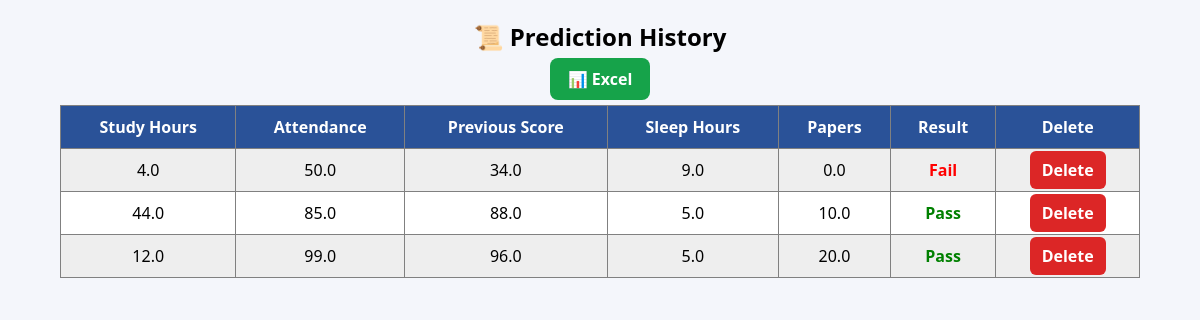
Screenshot of /history (signed in) with the database file from the repository.
### tables this page shows
CREATE TABLE history(
        id INTEGER PRIMARY KEY AUTOINCREMENT,
        username TEXT,
        study REAL,
        attendance REAL,
        previous_score REAL,
        sleep REAL,
        papers REAL,
        result TEXT
    );

### app.py (the view)
@app.route('/history')
def history():
    if 'username' not in session:
        return redirect(url_for('login'))
    conn = sqlite3.connect("database.db")
    cur = conn.cursor()
    cur.execute("""
        SELECT * FROM history
        WHERE username=?
        ORDER BY id DESC
    """, (session['username'],))
    rows = cur.fetchall()
    conn.close()
    return render_template("history.html", rows=rows)

### templates/history.html (shortened to what this page needs)
{% extends 'base.html' %}
{% block content %}
<div class="history-container">
    <h2 style="text-align:center; margin-top:20px;">
        📜 Prediction History
    </h2>
    <div style="text-align:center; margin:15px;">
        <a href="{{ url_for('excel') }}"
           style="background:#16a34a;
                  color:white;
                  padding:10px 18px;
                  border-radius:8px;
                  text-decoration:none;
                  font-weight:bold;">
            📊 Excel
        </a>
    </div>
    <table border="1"
           cellpadding="12"
           cellspacing="0"
           style="width:90%;
                  margin:auto;
                  background:white;
                  border-collapse:collapse;
                  text-align:center;">
        <tr style="background:#2d5aa3; color:white;">
            <th>Study Hours</th>
            <th>Attendance</th>
            <th>Previous Score</th>
            <th>Sleep Hours</th>
            <th>Papers</th>
            <th>Result</th>
            <th>Delete</th>
        </tr>
        {% for row in rows %}
        <tr>
            <td>{{ row[2] }}</td>
            <td>{{ row[3] }}</td>
            <td>{{ row[4] }}</td>
            <td>{{ row[5] }}</td>
            <td>{{ row[6] }}</td>
            <td>
                {% if row[7] == 'Pass' %}
                    <span style="color:green; font-weight:bold;">
                        Pass
                    </span>
                {% else %}
                    <span style="color:red; font-weight:bold;">
                        Fail
                    </span>
                {% endif %}
            </td>
            <td>
                <a href="{{ url_for('delete_history', id=row[0]) }}"
                   style="background:#dc2626;
                          color:white;
                          padding:8px 12px;
                          border-radius:6px;
                          text-decoration:none;
                          font-weight:bold;">
                    Delete
                </a>
            </td>
        </tr>
        {% endfor %}
    </table>
</div>
{% endblock %}

### templates/base.html (shortened to what this page needs)
<!doctype html>
<html lang="en">
  <head>
    <link
      rel="stylesheet"
      href="{{ url_for('static', filename='style.css') }}"
    />
  </head>
  <body>
     {% block content %} {% endblock %}
  </body>
</html>

### static/style.css (style rules this page uses)
* { margin: 0; padding: 0; box-sizing: border-box; font-family: 'Segoe UI'; }
body { background: #f4f6fb; }
table { width: 90%; margin: auto; margin-top: 20px; border-collapse: collapse; }
th { background: #2a5298; color: white; padding: 10px; }
td { padding: 10px; text-align: center; }
tr:nth-child(even) { background: #eee; }

### rows the page displays
history: study "4.0", attendance "50.0", previous_score "34.0", sleep "9.0", papers "0.0", result "Fail"
history: study "44.0", attendance "85.0", previous_score "88.0", sleep "5.0", papers "10.0", result "Pass"
history: study "12.0", attendance "99.0", previous_score "96.0", sleep "5.0", papers "20.0", result "Pass"
